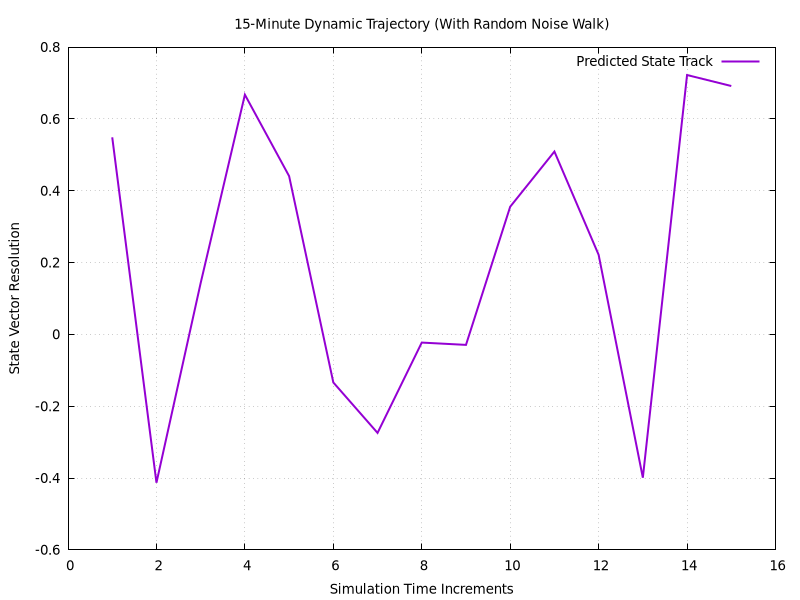

Source code (gnuplot):
set datafile separator ','
set term pngcairo size 800,600 font 'Arial,10'
set output 'independent/live_prediction0007.csv.png'
set title '15-Minute Dynamic Trajectory (With Random Noise Walk)'
set xlabel 'Simulation Time Increments'
set ylabel 'State Vector Resolution'
set grid
plot 'independent/live_prediction0007.csv' using 1:2 with lines lw 2 title 'Predicted State Track'
